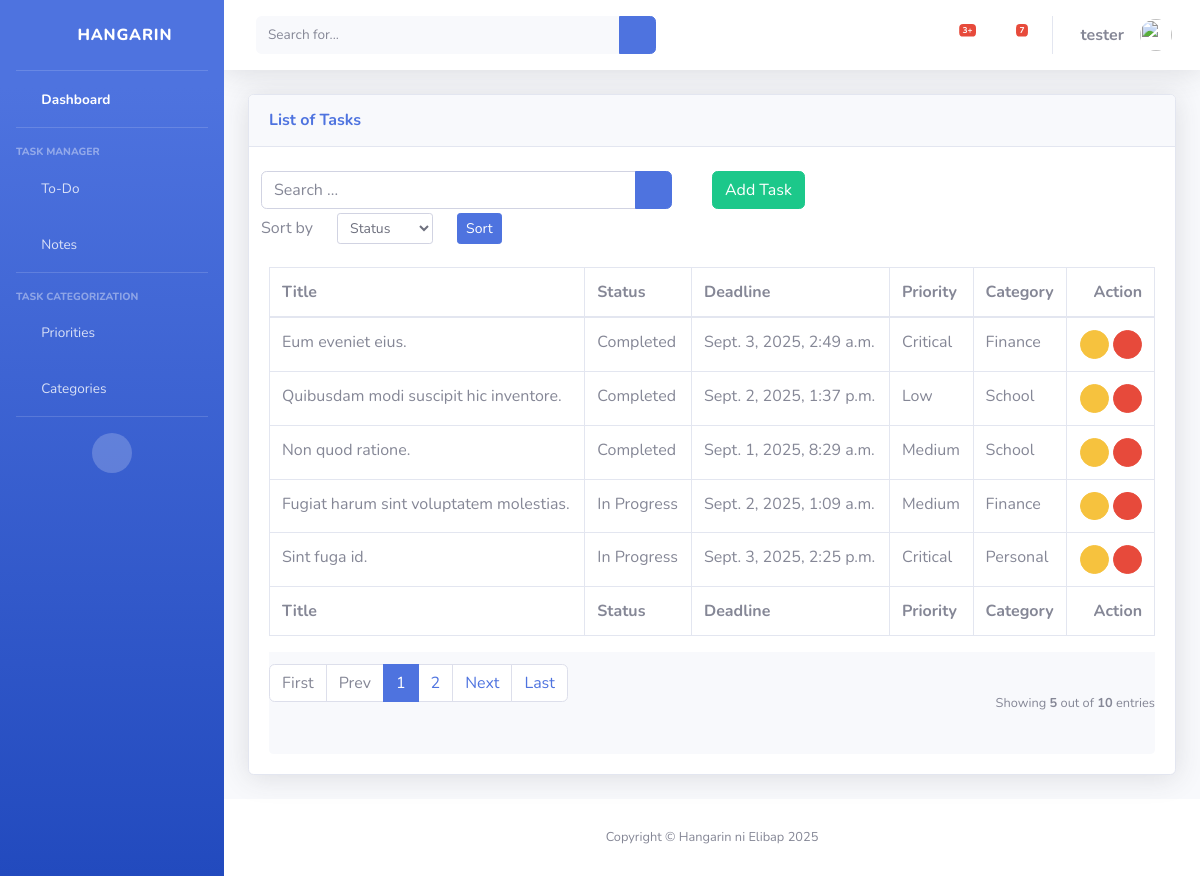
The page /task_list (signed in) on the database as committed earlier.
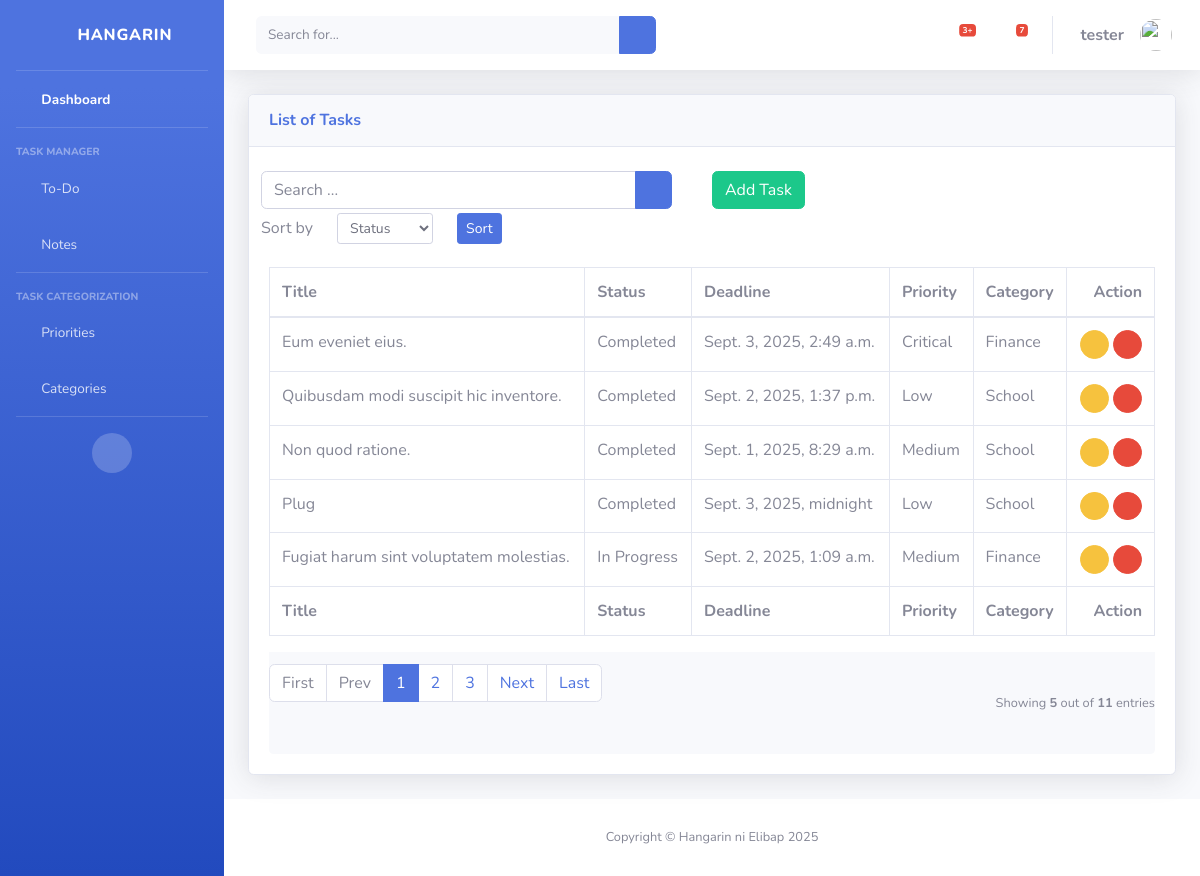
The same page on the database as committed later.
### taskmanager/models.py (models this page shows, shortened)
class BaseModel(models.Model):
    created_at = models.DateTimeField(auto_now_add=True, db_index=True)
    updated_at = models.DateTimeField(auto_now=True)
    class Meta:
        abstract = True

class Task(BaseModel):
    title = models.CharField(max_length=150)
    description = models.CharField(max_length=500)
    deadline = models.DateTimeField()
    status = models.CharField(max_length=50,
        choices=[
            ("Pending", "Pending"),
            ("In Progress ", "In Progress"),
            ("Completed", "Completed"),
        ], default="pending"
    )
    category = models.ForeignKey(Category, null=True, blank=True, on_delete=models.CASCADE)
    priority = models.ForeignKey(Priority, null=True, blank=True, on_delete=models.CASCADE)

class Priority(BaseModel):
    name = models.CharField(max_length=150)
    class Meta:
        verbose_name = "Priority"
        verbose_name_plural = "Priorities"
    def __str__(self):
        return self.name

class Category(BaseModel):
    name = models.CharField(max_length=150)
    class Meta:
        verbose_name = "Category"
        verbose_name_plural = "Categories"
        ordering=['name']
    def __str__(self):
        return self.name

### taskmanager/views.py (the view)
# urls.py: path('task_list', TaskList.as_view(), name='task-list'),
class TaskList(LoginRequiredMixin, ListView):
    model = Task
    context_object_name = 'task'
    template_name = 'task_list.html'
    paginate_by = 5
    def get_ordering(self):
        allowed = ["status", "priority", "category"]
        sort_by = self.request.GET.get("sort_by")
        if sort_by in allowed:
            return sort_by
        return "status"
    def get_queryset(self):
        qs = super().get_queryset()
        query = self.request.GET.get('q')
        if query:
            qs = qs.filter(
                Q(title__icontains=query) |
                Q(description__icontains=query)
            )
        return qs

### templates/task_list.html (shortened to what this page needs)
{% extends 'base.html' %} {% load static %} {% block content %}
<div class="content">
    <div class="container-fluid">
        <div class="row">
            <div class="col-md-12">
                <div class="card shadow mb-4">
                    <div class="card-header py-3">
                        <h6 class="m-0 font-weight-bold text-primary">List of Tasks</h6>
                    </div>
                    <br />
                    <div class="col-md-12 row">
                        <div class="col-md-6">
                            <form class="navbar-left navbar-form nav-search mr-md-3" action="{% url 'task-list' %}">
                                <div class="input-group">
                                    <input type="text" placeholder="Search ..." class="form-control" name="q" />
                                    <div class="input-group-append">
                                        <button class="btn btn-primary" type="submit">
                                            <i class="fas fa-search fa-sm"></i>
                                        </button>
                                    </div>
                                </div>
                            </form>
                        </div>
                        <div class="col-md-6">
                            <div class="pull-right">
                                <a href="{% url 'task-add' %}" class="btn btn-success btn-rounded">Add Task</a>
                            </div>
                        </div>
                        <div class="col-md-12">
                            <form method="get" class="row g-2 align-items-center">
                                <div class="col-auto">
                                    <label for="smallSelect" class="col-form-label">Sort by</label>
                                </div>
                                <div class="col-auto">
                                    <select class="form-control form-control-sm" id="smallSelect" name="sort_by">
                                        <option value="status" {% if request.GET.sort_by == "status" %} selected {% endif %}>Status</option>
                                    </select>
                                </div>
                                <div class="col-auto">
                                    <button type="submit" class="btn btn-primary btn-sm btn-rounded">Sort</button>
                                </div>
                            </form>
                        </div>
                    </div>
                    <div class="card-body">
                        <div class="table-responsive">
                            <table class="table table-bordered" id="dataTable" width="100%" cellspacing="0">
                                <thead>
                                    <tr>
                                        <th scope="col">Title</th>
                                        <th scope="col">Status</th>
                                        <th scope="col">Deadline</th>
                                        <th scope="col">Priority</th>
                                        <th scope="col">Category</th>
                                        <th class="text-right" scope="col">Action</th>
                                    </tr>
                                </thead>
                                <tfoot>
                                    <tr>
                                        <th scope="col">Title</th>
                                        <th scope="col">Status</th>
                                        <th scope="col">Deadline</th>
                                        <th scope="col">Priority</th>
                                        <th scope="col">Category</th>
                                        <th class="text-right" scope="col">Action</th>
                                    </tr>
                                </tfoot>
                                <tbody>
                                    {% for object in object_list %}
                                    <tr>
                                        <td>{{ object.title }}</td>
                                        <td>{{ object.status }}</td>
                                        <td>{{ object.deadline }}</td>
                                        <td>{{ object.priority }}</td>
                                        <td>{{ object.category }}</td>
                                        <td class="text-right">
                                            <a class="btn btn-warning btn-circle btn-sm"
                                                href="task_list/{{ object.id }}">
                                                <i class="fas fa-wrench"></i>
                                            </a>
                                            <a class="btn btn-danger btn-circle btn-sm"
                                                href="task_list/{{ object.id }}/delete">
                                                <i class="fas fa-trash"></i>
                                            </a>
                                        </td>
                                    </tr>
                                    {% empty %}
                                    <tr>
                                        <td colspan="4" style="text-align: center">
                                            <p class="text-sm font-weight-bold mb-0">No Records Found</p>
                                        </td>
                                    </tr>
                                    {% endfor %}
                                </tbody>
                            </table>
                            {% include 'includes/pagination.html' %}
                        </div>
                    </div>
                </div>
            </div>
        </div>
    </div>
</div>
{% endblock %}

### templates/base.html (shortened to what this page needs)
{% load static %}
{% load pwa %}
<!DOCTYPE html>
<html lang="en">
<head>
    <link rel="stylesheet" href="{% static 'css/sb-admin-2.min.css' %}">
    <link href="{% static 'vendor/fontawesome-free/css/all.min.css' %}" rel="stylesheet" type="text/css">
</head>
<body id="page-top">
    <div id="wrapper">
        <ul class="navbar-nav bg-gradient-primary sidebar sidebar-dark accordion" id="accordionSidebar">
            <a class="sidebar-brand d-flex align-items-center justify-content-center" href="{% url 'home' %}">
                <div class="sidebar-brand-icon rotate-n-15">
                    <i class="fas fa-clipboard-list"></i>
                </div>
                <div class="sidebar-brand-text mx-3">Hangarin</div>
            </a>
            <hr class="sidebar-divider my-0">
            <li class="nav-item active">
                <a class="nav-link" href="{% url 'home' %}">
                    <i class="fas fa-fw fa-tachometer-alt"></i>
                    <span>Dashboard</span></a>
            </li>
            <hr class="sidebar-divider">
            <div class="sidebar-heading">
                Task Manager
            </div>
            <li class="nav-item">
                <a class="nav-link collapsed" href="#" data-toggle="collapse" data-target="#collapseUtilities"
                    aria-expanded="true" aria-controls="collapseUtilities">
                    <i class="fas fa-fw fa-clipboard-list"></i>
                    <span>To-Do</span>
                </a>
            </li>
            <li class="nav-item">
                <a class="nav-link" href="{% url 'note-list' %}">
                    <i class="fas fa-fw fa-comments"></i>
                    <span>Notes</span></a>
            </li>
            <hr class="sidebar-divider">
            <div class="sidebar-heading">
                Task Categorization
            </div>
            <li class="nav-item">
                <a class="nav-link" href="{% url 'priority-list' %}">
                    <i class="fas fa-fw fa-calendar"></i>
                    <span>Priorities</span></a>
            </li>
            <li class="nav-item">
                <a class="nav-link" href="{% url 'category-list' %}">
                    <i class="fas fa-fw fa-folder"></i>
                    <span>Categories</span></a>
            </li>
            <hr class="sidebar-divider d-none d-md-block">
            <div class="text-center d-none d-md-inline">
                <button class="rounded-circle border-0" id="sidebarToggle"></button>
            </div>
        </ul>
        <div id="content-wrapper" class="d-flex flex-column">
            <div id="content">
                <nav class="navbar navbar-expand navbar-light bg-white topbar mb-4 static-top shadow">
                    <form
                        class="d-none d-sm-inline-block form-inline mr-auto ml-md-3 my-2 my-md-0 mw-100 navbar-search">
                        <div class="input-group">
                            <input type="text" class="form-control bg-light border-0 small" placeholder="Search for..."
                                aria-label="Search" aria-describedby="basic-addon2">
                            <div class="input-group-append">
                                <button class="btn btn-primary" type="button">
                                    <i class="fas fa-search fa-sm"></i>
                                </button>
                            </div>
                        </div>
                    </form>
                    <ul class="navbar-nav ml-auto">
                        <li class="nav-item dropdown no-arrow mx-1">
                            <a class="nav-link dropdown-toggle" href="#" id="alertsDropdown" role="button"
                                data-toggle="dropdown" aria-haspopup="true" aria-expanded="false">
                                <i class="fas fa-bell fa-fw"></i>
                                <span class="badge badge-danger badge-counter">3+</span>
                            </a>
                        </li>
                        <li class="nav-item dropdown no-arrow mx-1">
                            <a class="nav-link dropdown-toggle" href="#" id="messagesDropdown" role="button"
                                data-toggle="dropdown" aria-haspopup="true" aria-expanded="false">
                                <i class="fas fa-envelope fa-fw"></i>
                                <span class="badge badge-danger badge-counter">7</span>
                            </a>
                        </li>
                        <li class="nav-item dropdown no-arrow">
                            <a class="nav-link dropdown-toggle" href="#" id="userDropdown" role="button"
                                data-toggle="dropdown" aria-haspopup="true" aria-expanded="false">
                                <span class="mr-3 d-none d-lg-inline text-gray-600"><b>{{ request.user.username }}</b></span>
                                <img class="img-profile rounded-circle"
                                    src="{% static 'img/undraw_profile.svg'%}">
                            </a>
                        </li>
                    </ul>
                </nav>
                {% block content %}
                {% endblock %}
            </div>
            <footer class="sticky-footer bg-white">
                <div class="container my-auto">
                    <div class="copyright text-center my-auto">
                        <span>Copyright &copy; Hangarin ni Elibap 2025</span>
                    </div>
                </div>
            </footer>
        </div>
    </div>
</body>
</html>

### templates/includes/pagination.html (shortened to what this page needs)
{% if is_paginated %}
<div class="card-footer px-0 border-0 d-flex flex-column flex-lg-row align-items-center justify-content-between mt-3">
    <nav aria-label="Topics pagination" class="mb-4">
        <ul class="pagination">
            {% if page_obj.number > 1 %}
            <li class="page-item">
                <a class="page-link" href="?page=1">First</a>
            </li>
            {% else %}
            <li class="page-item disabled">
                <span class="page-link">First</span>
            </li>
            {% endif %} {% if page_obj.has_previous %}
            <li class="page-item">
                <a class="page-link" href="?page={{ page_obj.previous_page_number }}">Prev</a>
            </li>
            {% else %}
            <li class="page-item disabled">
                <span class="page-link">Prev</span>
            </li>
            {% endif %} {% for page_num in paginator.page_range %} {% if page_obj.number == page_num%}
            <li class="page-item active">
                <span class="page-link">
                    {{ page_num }}
                </span>
            </li>
            {% elif page_num > page_obj.number|add:'-3' and page_num < page_obj.number|add:'3' %} <li class="page-item">
                <a class="page-link" href="?page={{ page_num }}">{{ page_num }}</a>
                </li>
                {% endif %} {% endfor %} {% if page_obj.has_next %}
                <li class="page-item">
                    <a class="page-link" href="?page={{ page_obj.next_page_number }}">Next</a>
                </li>
                {% else %}
                <li class="page-item disabled">
                    <span class="page-link">Next</span>
                </li>
                {% endif %} {% if page_obj.number != paginator.num_pages %}
                <li class="page-item">
                    <a class="page-link" href="?page={{ paginator.num_pages }}">Last</a>
                </li>
                {% else %}
                <li class="page-item disabled">
                    <span class="page-link">Last</span>
                </li>
                {% endif %}
        </ul>
    </nav>
    <div class="fw-normal small mt-4 mt-lg-0">Showing <b>{{object_list.count}}</b> out of
        <b>{{paginator.count}}</b> entries
    </div>
</div>
{% endif %}

Rows that differ between the two databases and show on the page:
no longer on this page (row unchanged): Task: title "Sint fuga id.", status "In Progress", deadline "Sept. 3, 2025, 2:25 p.m.", priority "Critical", category "Personal"
added Task: title "Plug", status "Completed", deadline "Sept. 3, 2025, midnight", priority "Low", category "School"
Other text that changed with them:
{{ paginator.count }}: "10" → "11"
new list line: "3"
